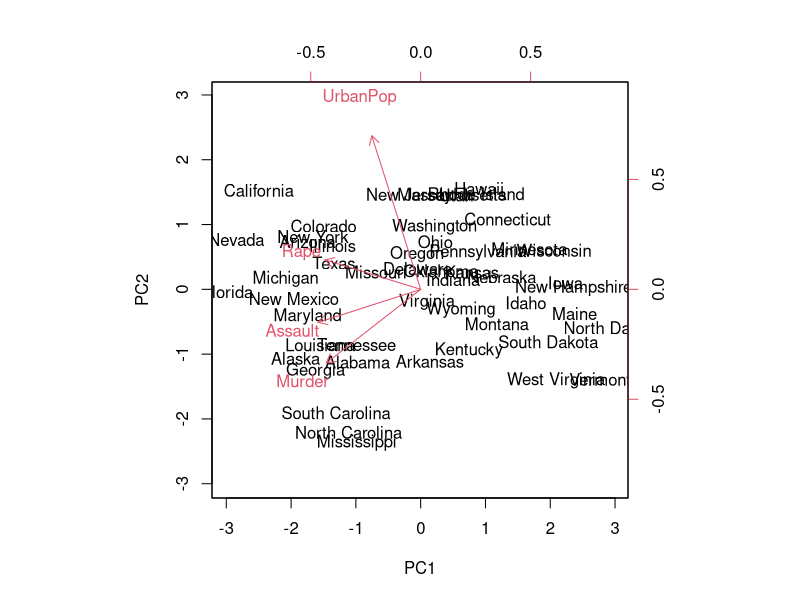
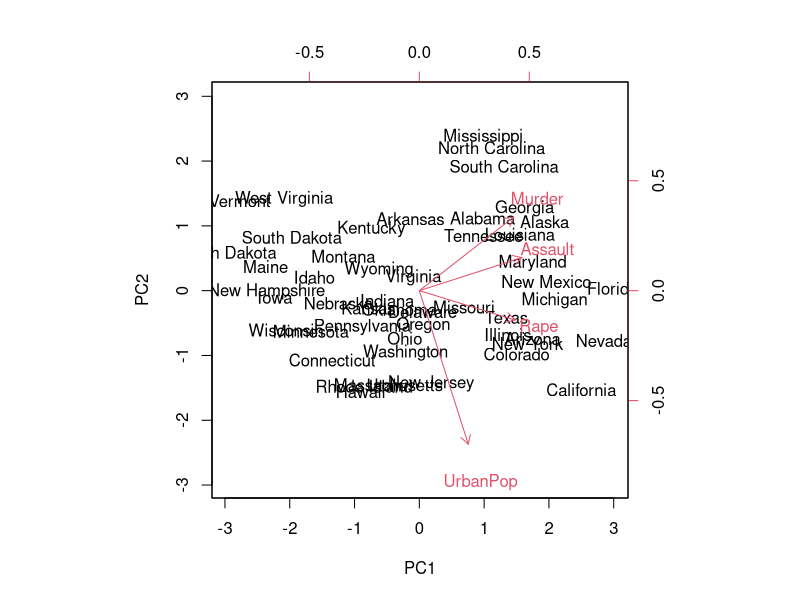
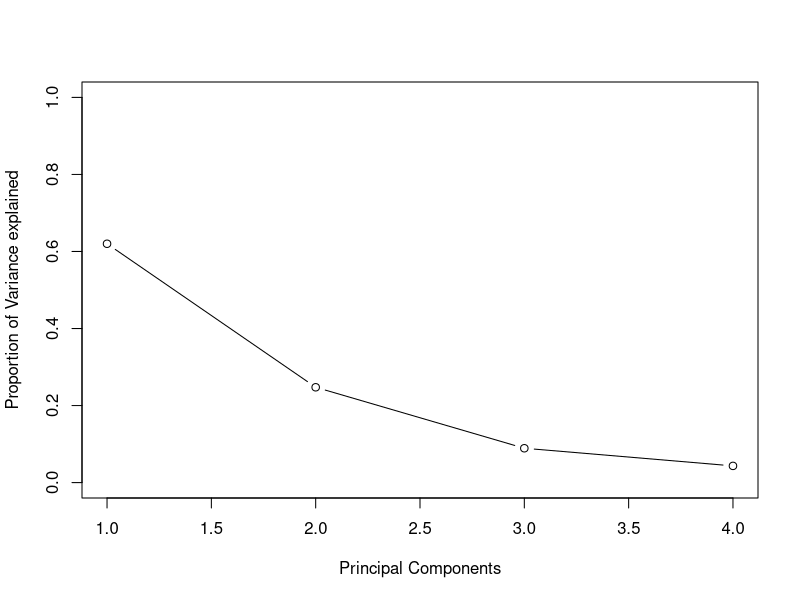
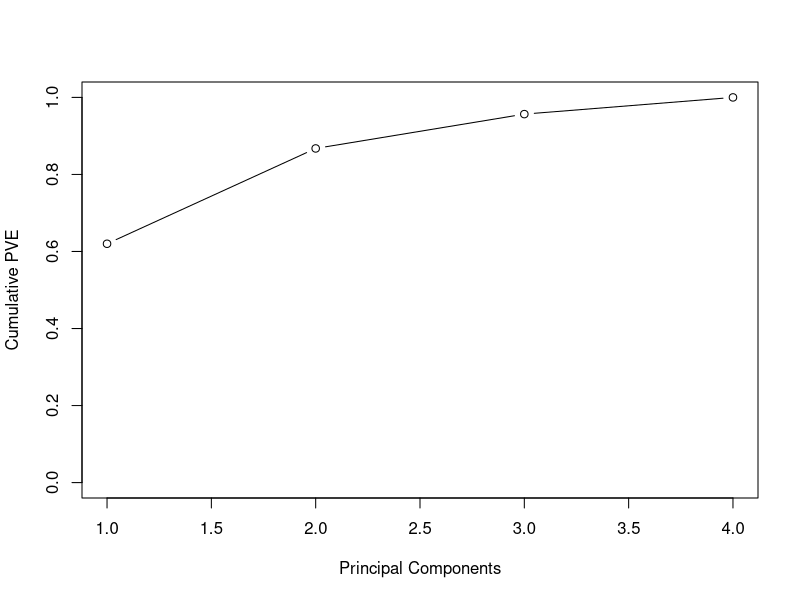

Recreate these plots in R, in order.
states = row.names(USArrests)
states

names(USArrests)

# means
apply(USArrests, 2, mean)

# variances
apply(USArrests, 2, var)

# standardize and perform PCA
pr.out = prcomp(USArrests, scale = TRUE)

names(pr.out)

pr.out$center
pr.out$scale

# principal loading vector
pr.out$rotation

# principal component score vectors
dim(pr.out$x)

# plot the first two PC
biplot(pr.out, scale=0)

# Principal components are unique upto a sign change
pr.out$rotation = -pr.out$rotation
pr.out$x = -pr.out$x
biplot(pr.out, scale = 0)

# std dev of each principal components
pr.out$sdev
pr.var = pr.out$sdev^2
pr.var

# proportion of variance explained by each PC
pve = pr.var/sum(pr.var)
pve

# plot the PVE and cumulative PVE
plot(pve, xlab = "Principal Components", ylab = "Proportion of Variance explained",
     ylim = c(0,1), type = 'b')
plot(cumsum(pve), xlab = "Principal Components", ylab = "Cumulative PVE",
     ylim = c(0,1), type = "b")
